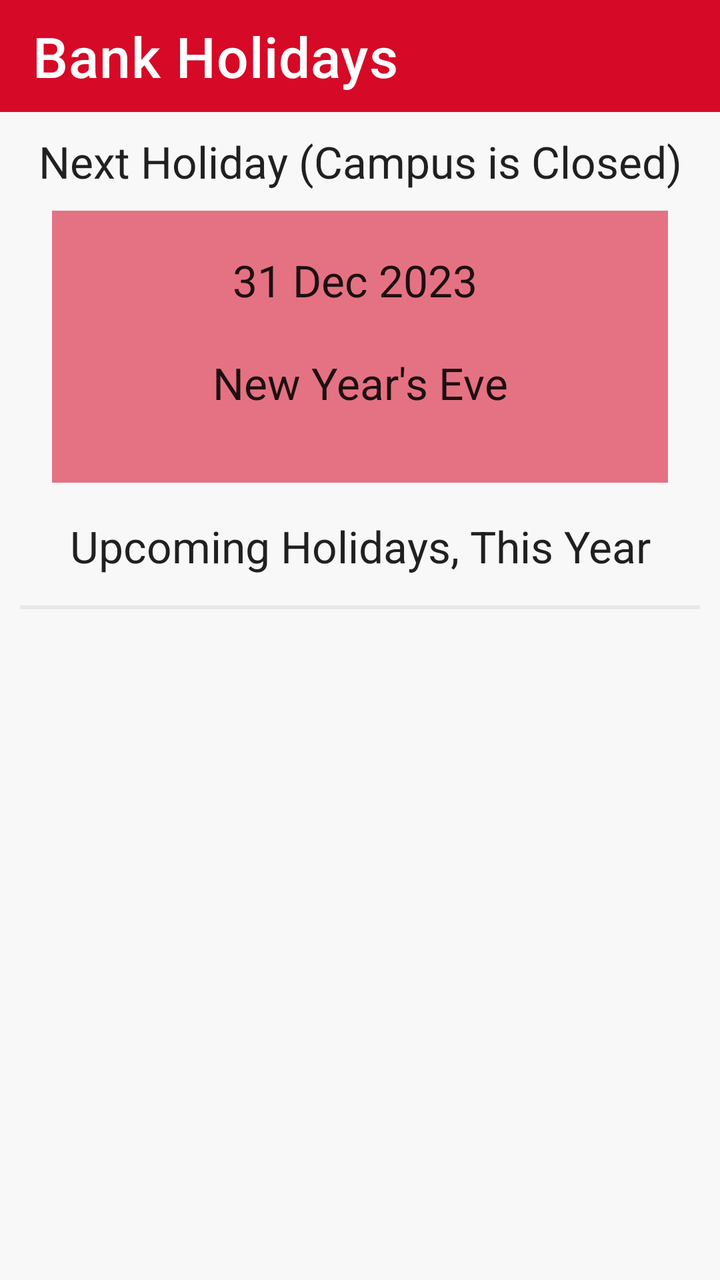
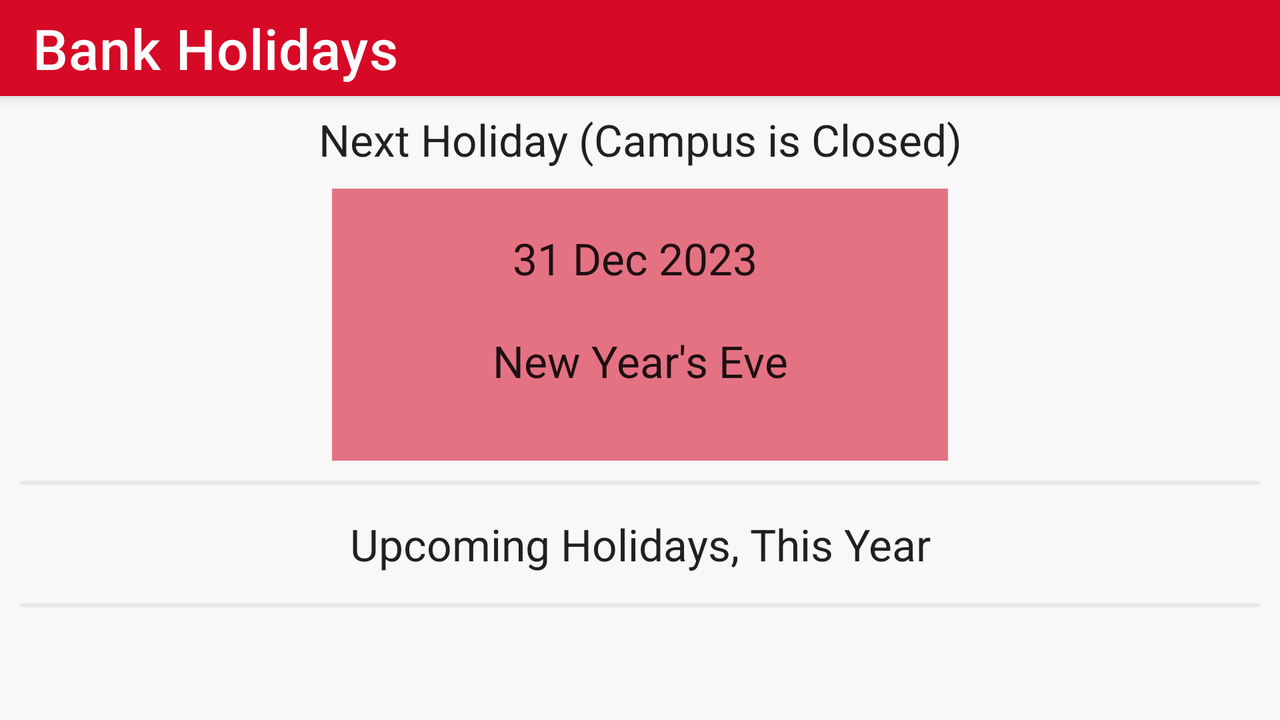

The same Android screen from two of the app's own layout files: first res/layout/ as a phone draws it, then the repository's variant for another configuration, drawn on a device whose configuration selects that folder. Both files follow.
<!-- AndroidManifest.xml: application theme Theme.EasyCal -->
<!-- res/layout/activity_bank_holiday.xml -->
<?xml version="1.0" encoding="utf-8"?>
<androidx.constraintlayout.widget.ConstraintLayout
    xmlns:android="http://schemas.android.com/apk/res/android"
    xmlns:app="http://schemas.android.com/apk/res-auto"
    xmlns:tools="http://schemas.android.com/tools"
    android:layout_width="match_parent"
    android:layout_height="match_parent"
    tools:context=".ui.BankHolidayActivity">

    
    <com.google.android.material.appbar.AppBarLayout
        android:id="@+id/appBarLayout"
        android:layout_width="match_parent"
        android:layout_height="wrap_content"
        app:layout_constraintTop_toTopOf="parent">

        
        <com.google.android.material.appbar.MaterialToolbar
            android:id="@+id/topBar"
            style="@style/Widget.MaterialComponents.Toolbar.Primary"
            android:layout_width="match_parent"
            android:layout_height="?android:attr/actionBarSize"
            app:layout_constraintTop_toTopOf="parent"
            app:navigationIcon="@drawable/ic_back"
            app:title="Bank Holidays"
            app:titleTextAppearance="@style/ToolbarTitleStyle">
        </com.google.android.material.appbar.MaterialToolbar>
    </com.google.android.material.appbar.AppBarLayout>


    
    <TextView
        android:id="@+id/nextHolidayTitle"
        android:layout_width="0dp"
        android:layout_height="wrap_content"
        android:contentDescription="@string/displays_the_title_of_the_next_holiday"
        android:gravity="center"
        android:padding="10dp"
        android:text="@string/next_holiday"
        android:textAppearance="@style/TextAppearance.AppCompat.Large"
        app:layout_constraintEnd_toEndOf="parent"
        app:layout_constraintStart_toStartOf="parent"
        app:layout_constraintTop_toBottomOf="@id/appBarLayout" />

    <TextView
        android:id="@+id/nextHolidayDetails"
        android:layout_width="308dp"
        android:layout_height="136dp"
        android:layout_gravity="center"
        android:accessibilityLiveRegion="polite"
        android:background="@color/red_transparent"
        android:contentDescription="@string/next_holiday_name"
        android:importantForAccessibility="yes"
        android:padding="20dp"
        android:text="@string/date_placeholder"
        android:textAlignment="center"
        android:textAppearance="@android:style/TextAppearance.Medium"
        android:textSize="22sp"
        app:layout_constraintEnd_toEndOf="parent"
        app:layout_constraintStart_toStartOf="parent"
        app:layout_constraintTop_toBottomOf="@id/nextHolidayTitle" />

    <View
        android:id="@+id/dividerViewFirst"
        android:layout_width="0dp"
        android:layout_height="2dp"
        android:layout_margin="10dp"
        app:layout_constraintEnd_toEndOf="parent"
        app:layout_constraintStart_toStartOf="parent"
        app:layout_constraintTop_toBottomOf="@id/nextHolidayDetails" />

    
    <TextView
        android:id="@+id/upcomingHolidaysTitle"
        android:layout_width="match_parent"
        android:layout_height="wrap_content"
        android:contentDescription="@string/upcoming_holidays_list_title"
        android:gravity="center"
        android:padding="5dp"
        android:text="@string/upcoming_holidays_this_year"
        android:textAppearance="@style/TextAppearance.AppCompat.Large"
        app:layout_constraintEnd_toEndOf="parent"
        app:layout_constraintStart_toStartOf="parent"
        app:layout_constraintTop_toBottomOf="@id/dividerViewFirst" />

    <View
        android:id="@+id/dividerViewSecond"
        android:layout_width="match_parent"
        android:layout_height="2dp"
        android:layout_margin="10dp"
        android:background="#E8E8E8"
        app:layout_constraintEnd_toEndOf="parent"
        app:layout_constraintStart_toStartOf="parent"
        app:layout_constraintTop_toBottomOf="@id/upcomingHolidaysTitle" />

    <ListView
        android:id="@+id/upcomingHolidaysList"
        android:layout_width="0dp"
        android:layout_height="wrap_content"
        android:accessibilityLiveRegion="polite"
        android:contentDescription="@string/upcoming_holidays_list_description"
        android:dividerHeight="1dp"
        android:importantForAccessibility="yes"
        android:padding="16dp"
        android:textSize="22sp"
        app:layout_constraintEnd_toEndOf="parent"
        app:layout_constraintStart_toStartOf="parent"
        app:layout_constraintTop_toBottomOf="@+id/dividerViewSecond" />
</androidx.constraintlayout.widget.ConstraintLayout>
<!-- resources referenced by this layout -->
<resources>
  <color name="red_transparent">#8DD60926</color>
  <string name="date_placeholder">31 Dec 2023 \n\nNew Year\'s Eve</string>
  <string name="displays_the_title_of_the_next_holiday">Displays the title of the next holiday.</string>
  <string name="next_holiday">Next Holiday (Campus is Closed)</string>
  <string name="next_holiday_name">Displays the date and name of the next holiday.</string>
  <string name="upcoming_holidays_list_description">List of upcoming holidays for the current year. Scroll up and down to navigate the list.</string>
  <string name="upcoming_holidays_list_title">Title for a list of upcoming holidays for the current year</string>
  <string name="upcoming_holidays_this_year">Upcoming Holidays, This Year</string>
  <style name="ToolbarTitleStyle" parent="@style/TextAppearance.MaterialComponents.Headline6">
          <item name="android:textSize">28sp</item>
      </style>
  <style name="Theme.EasyCal" parent="Base.Theme.EasyCal" />
  <style name="Base.Theme.EasyCal" parent="Theme.MaterialComponents.DayNight.NoActionBar">
          
          
          <item name="colorPrimary">@color/red</item>
          <item name="colorOnPrimary">@color/white</item>
  
          
          <item name="colorOnSecondary">@color/black</item>
  
          
          <item name="android:windowBackground">#F8F8F8</item>
  
          
          <item name="android:statusBarColor" tools:targetApi="l">@color/black</item>
  
          
          <item name="colorSwitchThumbNormal">@color/red</item>
          <item name="colorControlActivated">@color/red</item>
  
          
          <item name="colorControlNormal">@color/red</item>
      </style>
  <color name="red">#D60926</color>
  <color name="white">#FFFFFFFF</color>
  <color name="black">#FF000000</color>
</resources>
<!-- res/layout-land/activity_bank_holiday.xml (the repository's variant of the layout above) -->
<!-- drawn on the phone turned sideways -->
<?xml version="1.0" encoding="utf-8"?>
<androidx.coordinatorlayout.widget.CoordinatorLayout
    xmlns:android="http://schemas.android.com/apk/res/android"
    xmlns:app="http://schemas.android.com/apk/res-auto"
    xmlns:tools="http://schemas.android.com/tools"
    android:layout_width="match_parent"
    android:layout_height="match_parent"
    tools:context=".ui.BankHolidayActivity">

    
    <com.google.android.material.appbar.AppBarLayout
        android:layout_width="match_parent"
        android:layout_height="wrap_content">

        
        <com.google.android.material.appbar.MaterialToolbar
            android:id="@+id/topBar"
            style="@style/Widget.MaterialComponents.Toolbar.Primary"
            android:layout_width="match_parent"
            android:layout_height="?android:attr/actionBarSize"
            app:navigationIcon="@drawable/ic_back"
            app:title="Bank Holidays"
            app:titleTextAppearance="@style/ToolbarTitleStyle">

        </com.google.android.material.appbar.MaterialToolbar>

    </com.google.android.material.appbar.AppBarLayout>

    <androidx.core.widget.NestedScrollView
        android:layout_width="match_parent"
        android:layout_height="match_parent">

        <LinearLayout
            android:layout_width="match_parent"
            android:layout_height="wrap_content"
            android:orientation="vertical">


            
            <TextView
                android:id="@+id/nextHolidayTitle"
                android:layout_width="match_parent"
                android:layout_height="wrap_content"
                android:layout_marginTop="45dp"
                android:contentDescription="@string/displays_the_title_of_the_next_holiday"
                android:gravity="center"
                android:padding="10dp"
                android:text="@string/next_holiday"
                android:textAppearance="@style/TextAppearance.AppCompat.Large" />

            <TextView
                android:id="@+id/nextHolidayDetails"
                android:layout_width="308dp"
                android:layout_height="136dp"
                android:layout_gravity="center"
                android:accessibilityLiveRegion="polite"
                android:background="@color/red_transparent"
                android:contentDescription="@string/next_holiday_name"
                android:importantForAccessibility="yes"
                android:padding="20dp"
                android:text="@string/date_placeholder"
                android:textAlignment="center"
                android:textAppearance="@android:style/TextAppearance.Medium"
                android:textSize="22sp" />

            <View
                android:layout_width="match_parent"
                android:layout_height="2dp"
                android:layout_margin="10dp"
                android:background="#E8E8E8" />

            

            <TextView
                android:id="@+id/upcomingHolidaysTitle"
                android:layout_width="match_parent"
                android:layout_height="wrap_content"
                android:contentDescription="@string/upcoming_holidays_list_title"
                android:gravity="center"
                android:padding="5dp"
                android:text="@string/upcoming_holidays_this_year"
                android:textAppearance="@style/TextAppearance.AppCompat.Large" />

            <View
                android:layout_width="match_parent"
                android:layout_height="2dp"
                android:layout_margin="10dp"
                android:background="#E8E8E8" />

            <ListView
                android:id="@+id/upcomingHolidaysList"
                android:layout_width="match_parent"
                android:layout_height="200dp"
                android:accessibilityLiveRegion="polite"
                android:contentDescription="@string/upcoming_holidays_list_description"
                android:dividerHeight="1dp"
                android:importantForAccessibility="yes"
                android:padding="2dp"
                android:textSize="22sp" />

        </LinearLayout>
    </androidx.core.widget.NestedScrollView>
</androidx.coordinatorlayout.widget.CoordinatorLayout>
